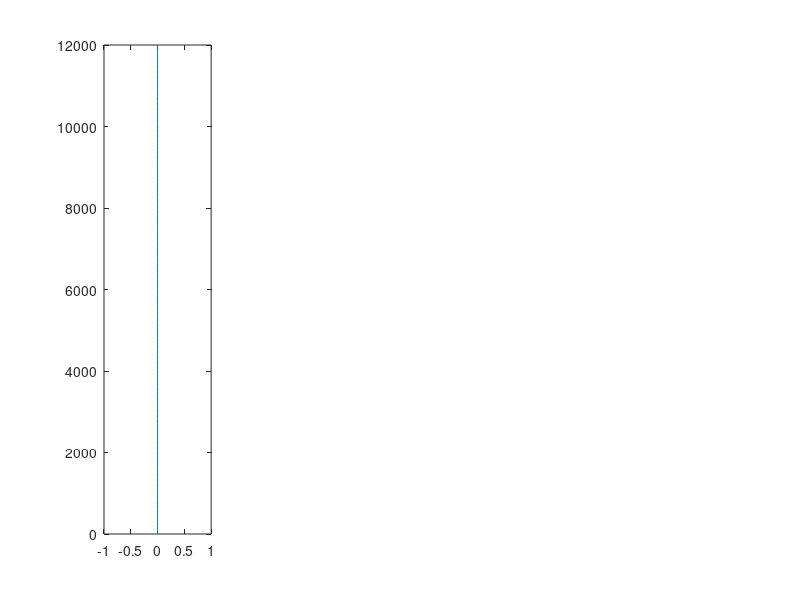

This chart was generated by the following MATLAB code: (Note: this script raises an error after producing the figure.)
% Script to solve coupled ice shell thermal and stress evolution
% Max Rudolph, March 19, 2020
clear;
close all;
addpath core; % this is where the helper functions live.

% set up parameter space search
thickness_values = linspace(12000,20000,2);
eta0_values = logspace(14,16,2);

% Numerical parameters
nr = 200; % number of grid points
relaxation_parameter=.01; % used in nonlinear loop.
maxiter=300;
% Define physical constants and parameters
% Physical constants
seconds_in_year = 3.1558e7;
R=8.314e-3;     % in kJ/mol/K
% Boundary conditions and internal heating
H=0; % internal heating rate.
Tb=270;
Ts=100;
Ro = 2.52e5;             % outer radius of ice shell (m)
Ri = 2.52e5-12e3;         % inner radius of ice shell (m)
Rc = 1.60e5;             % core radius (m)
% Elastic and Viscous properties
E = 5e9;        % shear modulus of ice (Pa)
nu = 0.3;      % Poisson ratio of ice (-)
beta_w = 4e-10; % Compressibility of water (1/Pa)
alpha_l = 1e-4; % coefficient of linear thermal expansion ( alpha_v/3 ) (1/K)
rho_i=900;      % density of ice (kg/m^3)
rho_w=1000;     % density of water (kg/m^3)
Q=40;           % activation energy, kJ/mol, Nimmo 2004 (kJ/mol)
mub=1e15;       % basal viscosity (Pa-s)
mu = @(T) mub*exp(Q*(Tb-T)/R/Tb./T); % function to evaluate viscosity in Pa-s given T
g = 0.113;      % used to plot a failure curve
tau = 3e6; % tensile strength, Pa
% Thermal properties
Cp = 2100; %heat capacity of ice J/kg/K
Lf = 334*1000; % latent heat of fusion (J/kg)
kappa = 1e-6;% m/s/s
k=kappa*rho_i*Cp;

% calculate maxwell time at 100, 270
fprintf('Maxwell time at surface, base %.2e %.2e\n',mu(100)/E,mu(Tb)/E);
fprintf('Thermal diffusion timescale %.2e\n',(4e4)^2/kappa);
% set end time and grid resolution
t_end = 0.5e6*seconds_in_year;
% dt = 1e4*seconds_in_year; % time step in seconds
dtmax = 1e3*seconds_in_year;
dtmin = seconds_in_year;
% dt1 = 3600; % size of first timestep
% times = logspace(log10(dt1),log10(t_end+dt1),1e4)-dt1;
plot_interval = t_end;
save_interval = 1e5*seconds_in_year;
save_depths = [0 1 2 3 5]*1000;
nsave = ceil(t_end/save_interval) + 1; nsave_depths = length(save_depths);
sigma_t_store = zeros(nsave_depths,nsave);

% set up the grid
grid_r = linspace(Ri,Ro,nr); % set up the grid

% initialize solution vectors (IC)
sigma_r_last = zeros(nr,1); % initial stresses
sigma_t_last = zeros(nr,1); % initial stresses
T_last = linspace(Tb,Ts,nr)';
er_last = zeros(nr,1); % strains
et_last = zeros(nr,1);
ur_last = zeros(nr,1);      % displacement
z_last = 0; % total amount of thickening
Pex_last = 0; %initial overpressure

% Set up plot
hf2=figure();

plot_times = [0.0 0.1 0.2 0.3 0.4 0.5]*1e6*seconds_in_year; iplot=2;
hf=figure(2);
subplot(1,4,1); % sigma_r and sigma_t
h=plot(sigma_r_last,Ro-grid_r); hold on;
plot(sigma_r_last,Ro-grid_r,'--','Color',h.Color);
% h=legend('\sigma_r','\sigma_t','Interpreter','tex'); h.AutoUpdate=false;
title('Stress (Pa)','Interpreter','tex');
ylabel('r (m)');
set(gca,'YDir','reverse');
subplot(1,4,2); % e_r and e_t
h=plot( sigma_r_last,Ro-grid_r); hold on;
plot( sigma_r_last,Ro-grid_r,'--','Color',h.Color); hold on;
% h=legend('r','t'); h.AutoUpdate=false;
title('Strain (-)','Interpreter','tex');
set(gca,'YDir','reverse');
subplot(1,4,3); % temperature
plot(T_last,Ro-grid_r); hold on; title('T (K)','Interpreter','tex'); set(gca,'YDir','reverse');
subplot(1,4,4); % radial displacement (u)
plot(ur_last,Ro-grid_r); hold on; title('u_r');
set(gca,'YDir','reverse');
last_plot_time = 0;

fig1a.h = figure(); % Nimmo's Figure 1a
subplot(2,1,1);
[ax,h1,h2]=plotyy((Ro-grid_r)/1e3,sigma_t_last/1e6,(Ro-grid_r)/1e3,T_last);
fig1a.ax = ax;
h2.Color = h1.Color;
h2.LineStyle = '--';
hold(ax(1)); hold(ax(2));
set(ax,'Xlim',[0 30]);
set(ax(1),'YLim',[-10 40]);
set(ax(1),'YTick',[-10:5:40]);
set(ax(2),'YTick',[100:20:180]);
set(ax(1),'YTickLabelMode','auto');
ylabel(ax(1),'Tangential Stress (MPa)');
xlabel(ax(1),'Depth (km)');
ylabel(ax(2),'Temperature (K)');
set(ax(2),'YLim',[100 180]);

time=0; itime=1;
% save initial state
isave = 1;
sigma_t_store(:,isave) = interp1(Ro-grid_r,sigma_t_last,save_depths);
time_store(isave) = time;
last_store = time; isave = isave+1;


while time < t_end
    % In each timestep, we do the following
    % 1. Calculate the amount of basal freeze-on and advance the mesh
    % 2. Solve the heat equation using an implicit method
    % 3. Solve for sigma_r
    % 4. Calculate sigma_t
    % 5. Calculate the radial displacements u(r)
    
    % 1. Calculate basal freeze-on and interpolate old solution onto new mesh
    % calculate heat flux
    Tg = Tb-(T_last(2)-Tb);
    dTdr_b_last = (T_last(2)-Tg)/2/(grid_r(2)-grid_r(1));
    qb = -k*dTdr_b_last;
    
    % determine the timestep
    dt = dtmax;
    if abs(qb/Lf/rho_i*dt) > (grid_r(2)-grid_r(1))/2
       dt =  (grid_r(2)-grid_r(1))/2/(qb/Lf/rho_i);
    end
    if dt < dtmin
        dt = dtmin;
    end
    % thickening would be dx/dt = qb/(L*rho_i)    
    delta_rb = dt*qb/Lf/rho_i;
    z = z_last + delta_rb;
    
    % calculate new ocean pressure (Manga and Wang 2007, equation 5)
    Pex_pred = Pex_last + 3*Ri^2/beta_w/(Ri^3-Rc^3)*(delta_rb*(rho_w-rho_i)/rho_w-ur_last(1)); % ur_last because we don't yet know the uplift
    
    % re-mesh onto new grid
    new_grid_r = linspace(Ri-z,Ro,nr);
    [T_last,sigma_r_last,sigma_t_last,er_last,et_last] = interpolate_solution(new_grid_r,grid_r,T_last,sigma_r_last,sigma_t_last,er_last,et_last,Tb);
    grid_r = new_grid_r; % end interpolation step
    
    % 2. form discrete operators and solve the heat equation
    T = solve_temperature_shell(grid_r,T_last,Tb,Ts,k,rho_i,Cp,H,dt);
    
    %Compute d(Tdot)/dr
    Tdot = (T-T_last)/dt;
    dTdr_b = (T(2)-T(1))/(grid_r(2)-grid_r(1));
    Tdot(1) = delta_rb*dTdr_b/dt; % this is an approximation to the Eulerian cooling rate at the ocean-ice interface
    
    dTdotdr = zeros(nr,1);
    for i=2:nr-1
        dTdotdr(i) = (Tdot(i+1)-Tdot(i-1))/(grid_r(i+1)-grid_r(i-1));
    end
    dTdotdr(1) = (Tdot(2)-Tdot(1))/(grid_r(2)-grid_r(1));
    dTdotdr(nr) = (Tdot(nr)-Tdot(nr-1))/(grid_r(nr)-grid_r(nr-1));
    
    % 3. Nonlinear loop over pressure.
    % because the ocean pressure depends on the uplift, we make a guess
    % (above). Using this guess, we calculate stresses, strains, and
    % displacements. Then we re-calculate the pressure using the new value
    % of radial displacement. We continue until the pressure used in the
    % calculations has converged to the pressure consistent with the
    % calculated displacement;
    for iter=1:maxiter
        if iter>1
            Pex = Pex + relaxation_parameter*(Pex_post-Pex);
        else
            Pex = Pex_pred;
        end
        
        % calculate viscosity at each node
        mu_node = zeros(nr,1);
        for i=1:nr
            mu_node(i) = mu(T(i));
        end
        
        [sigma_r,sigma_t,sigma_rD,sigma_tD] = solve_stress_viscoelastic_shell(grid_r,mu_node,sigma_r_last,alpha_l*dTdotdr,-Pex,E,nu,dt);
               
        % 5. Calculate the strains        
        dT = T-T_last;
        dT(1) = delta_rb*dTdr_b;
        
        dsigma_t = sigma_t - sigma_t_last;
        dsigma_r = sigma_r - sigma_r_last;
        
        de_t = 1/E*(dsigma_t-nu*(dsigma_t+dsigma_r))+alpha_l*dT + dt/2*(sigma_tD./mu_node); % change in tangential strain
        de_r = 1/E*(dsigma_r-2*nu*dsigma_t)         +alpha_l*dT + dt/2*(sigma_rD./mu_node); % HS91 equations A5-6
        er = er_last + de_r;
        et = et_last + de_t;
        ur = grid_r'.*et; %radial displacement
        % re-calculate excess pressure using new uplift
        Pex_post = 3*Ri^2/beta_w/(Ri^3-Rc^3)*(z*(rho_w-rho_i)/rho_w-ur(1));% ur_last because we don't yet know the uplift
%         fprintf('iter %d. Pex_post %.2e Pex %.2e\n',iter,Pex_post,Pex);
        
        % check for convergence
        if abs( Pex_post-Pex )/abs(Pex) < 1e-2
            fprintf('dt=%.2e yr, time=%.3e Myr, Pex_post %.2e Pex %.2e, converged in %d iterations\n',dt/seconds_in_year,(time+dt)/seconds_in_year/1e6,Pex_post,Pex,iter);            
            break;
        elseif iter==maxiter
            error('Nonlinear loop failed to converge');
        end
    end%end nonlinear loop
    
    % 6. advance to next time step and plot (if needed)
    sigma_r_last = sigma_r;
    sigma_t_last = sigma_t;
    T_last = T;
    er_last = er;
    et_last = et;
    z_last = z;
    ur_last = ur;
    Pex_last = Pex;
    
    time = time + dt;
    
    if (time >= plot_times(iplot) || time >= t_end)
        iplot = iplot+1;
        
        figure(hf);
        subplot(1,4,1);
        h=plot(sigma_r,Ro-grid_r);
        plot(sigma_t,Ro-grid_r,'--','Color',h.Color);
        subplot(1,4,2);
        h=plot(er,Ro-grid_r);
        plot(et,Ro-grid_r,'--','Color',h.Color);
        subplot(1,4,3);
        plot(T,Ro-grid_r);
        subplot(1,4,4);
        plot(ur,Ro-grid_r);
        
        
        figure(hf2);
        plot(ur(end),sigma_t(end),'.'); hold on;
        
        figure(fig1a.h); % Nimmo's Figure 1a
        h=plot(fig1a.ax(1),(Ro-grid_r)/1e3,sigma_t_last/1e6);
        plot(fig1a.ax(2),(Ro-grid_r)/1e3,T_last,'--','Color',h.Color);
        
        
        last_plot_time = time;
        drawnow();
    end
    if (time-last_store >= save_interval || time >= t_end)
        sigma_t_store(:,isave) = interp1(Ro-grid_r,sigma_t_last,save_depths);
        time_store(isave) = time;
        last_store = time; isave = isave+1;       
    end
end
%% add legends
for i=1:length(plot_times)
    labels{i} = sprintf('%.1f',plot_times(i)/seconds_in_year/1e6);
end
figure( fig1a.h );
axis(fig1a.ax(1));
legend(labels,'Location','southeast','AutoUpdate','off');
plot(fig1a.ax(1),(Ro-grid_r)/1e3,(tau + rho_i*g*(Ro-grid_r))/1e6,'k');

%% Nimmo's figure 1b
figure(fig1a.h);
labels = {};
for i=1:length(save_depths)
    labels{i} = sprintf('%.1f km',save_depths(i)/1000);
end
subplot(2,1,2);
plot(time_store(1:isave-1)/seconds_in_year/1e6,sigma_t_store(:,1:isave-1)/1e6);
legend(labels,'Location','southeast');
xlabel('Time (Myr)');
ylabel('Tangential Stress (MPa)');
set(gcf,'Color','w');
h=gcf;
h.Position(3:4) = [390 580];
saveas(gcf,'Enceladus_initial12km.eps','psc2')

%% Plastic yielding?
figure();
Pnhs = -1/3*(sigma_r + 2*sigma_t); % compression = positive for pressure
Phydrostatic = rho_i*g*(Ro-grid_r');
Ptotal = Pnhs + Phydrostatic;
Sr = sigma_r - 1/3*(sigma_r + 2*sigma_t);
St = sigma_t - 1/3*(sigma_r + 2*sigma_t);
J2 = 1/2*(sigma_rD.^2 + 2*sigma_tD.^2);
sig_eff = sqrt(3*J2);

tau_yield = 3e6 + 0.0*Ptotal;
subplot(2,1,1);
plot(Ro-grid_r,Phydrostatic); hold on
plot(Ro-grid_r,Pnhs,'r--');
plot(Ro-grid_r,Pnhs+Phydrostatic,'k');
legend('Hydrostatic','Nonhydrostatic','Total');
subplot(2,1,2);
plot(Ro-grid_r,tau_yield,'g'); hold on;
plot(Ro-grid_r,sig_eff,'k');
legend('Yield Stress','Effective Stress');


